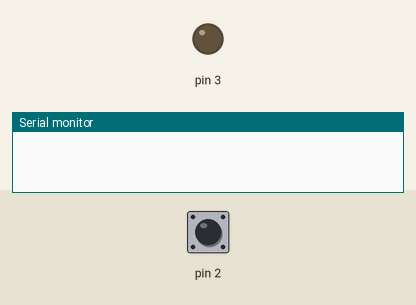
The sketch below on a simulated Arduino Uno, built with avr-gcc and run on an emulated ATmega328P. Parts: output pins drawn as LEDs (lit = HIGH), the last lines printed to the serial monitor. Inputs (shaded band) come from the test bench; at power-on: pin 2 HIGH.

Above: at 1.2 s.
1.3 s: pin 2 pulled LOW for 0.15 s
At 1.39 s:
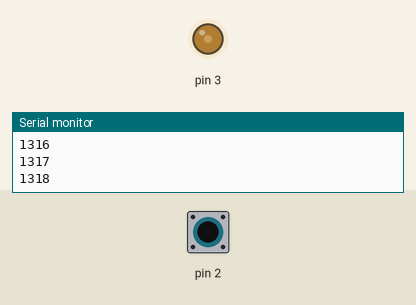
3.0 s: pin 2 pulled LOW for 1 s
At 4.5 s:
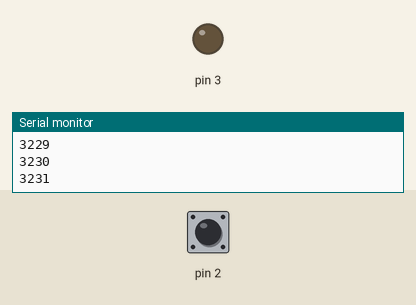
5.5 s: pin 2 pulled LOW for 3.2 s
At 6.9 s:
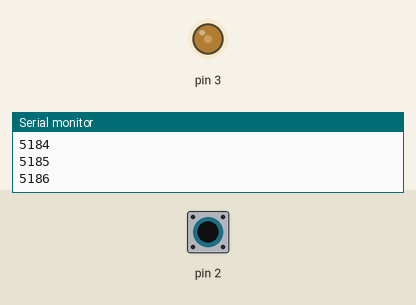
Timing chart, 0 to 10.2 s (numbered marks = the images above; inputs shaded):
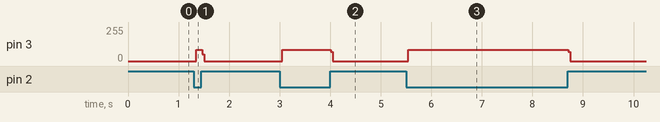

Measured:
- after the input at 1.3 s, pin 3: 0/255 → 83/255 after 0.05 s, → 0/255 0.12 s later
- after the input at 3.0 s, pin 3: 0/255 → 83/255 after 0.05 s, → 0/255 0.96 s later
- after the input at 5.5 s, pin 3: 0/255 → 83/255 after 0.05 s, → 0/255 3.2 s later

The sketch:

Dimmer_V2.ino
```cpp
void setup() {
  Serial.begin(115200);
  //pinMode(2,INPUT);
   pinMode(2, INPUT_PULLUP);
  pinMode(3,OUTPUT);
  attachInterrupt(digitalPinToInterrupt(2), zero_cross, LOW);
  // put your setup code here, to run once:

}

void zero_cross ()
{
  Serial.println(millis());
  delay(8);
  digitalWrite(3,HIGH);
  delay(1);
  digitalWrite(3,LOW);
}

void loop() {
// put your main code here, to run repeatedly:

}
```
